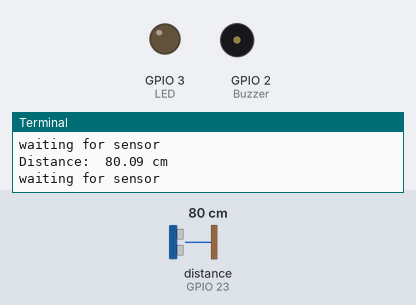
Bench run of a program on a simulated Raspberry Pi (BCM pin numbers). On the bench: output pins drawn as LEDs (lit = HIGH), buzzer (waves = sounding), the last lines printed to the terminal. Inputs (shaded band) come from the test bench; at power-on: distance to the obstacle (sensor on GPIO 23) 80 cm. The echo pulse lasts 58.3 µs per cm; the clock reads 2024-03-15 10:24:30 at power-on unless the program sets it; pins used as bus, display or sensor lines are not drawn.

Above: at 1.2 s.
1.3 s: distance to the obstacle (sensor on GPIO 23) set to 32 cm
2.8 s: distance to the obstacle (sensor on GPIO 23) set to 26 cm
At 3.5 s:
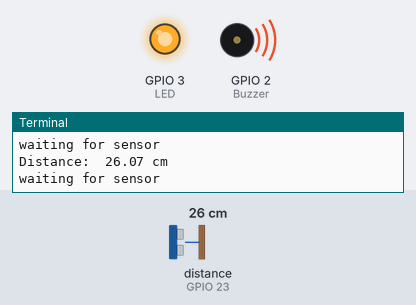
Timing chart, 0 to 5.8 s (numbered marks = the images above; inputs shaded):
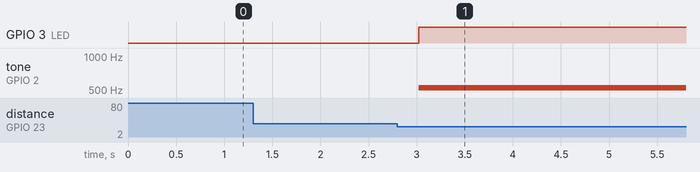

The program:

in_range.py
```python
'''
Uses 1 distance sensor, 1 LED, 1 Buzzer
Turns on LED and Buzzer if distance detected is in range.
'''

import RPi.GPIO as GPIO
import time

TRIG = 24
ECHO = 23
LED = 3
Buzzer = 2
minrange = 30
freq = 525
delay = .5

# basic setup for the different pins
def setup():
    GPIO.setmode(GPIO.BCM)
    GPIO.setwarnings(False)
    GPIO.setup(LED, GPIO.OUT)
    GPIO.setup(TRIG, GPIO.OUT)
    GPIO.setup(ECHO, GPIO.IN)
    GPIO.setup(Buzzer, GPIO.OUT)
    global Buzz
    Buzz = GPIO.PWM(Buzzer, freq)

setup()
try:
    while True:
        GPIO.output(TRIG, False)
        print('waiting for sensor')
        time.sleep(delay)

        GPIO.output(TRIG, True)
        time.sleep(.00001)
        GPIO.output(TRIG, False)

        while GPIO.input(ECHO) == 0:
            start = time.time()
        while GPIO.input(ECHO) == 1:
            end = time.time()

        duration = end-start
        distance = duration * 17150
        distance = round(distance, 2)
        if (distance < minrange):
            GPIO.output(LED, True)
            Buzz.start(50)
        else:
            GPIO.output(LED, False)
            Buzz.stop()
        print('Distance: ', distance, 'cm')

except KeyboardInterrupt:
    GPIO.output(LED, False)
    GPIO.output(TRIG, False)
    GPIO.output(Buzzer, False)
    GPIO.cleanup()
    print('keyboard interrupted')
```

Measured:
- the behaviour switches between 30 and 29 cm on distance to the obstacle (sensor on GPIO 23) (found by bisection; images 0 and 1)
- after the input at 2.8 s, GPIO 3 (LED): LOW → HIGH after 0.22 s; tone on GPIO 2 (Buzzer): silent → 525 Hz after 0.22 s
